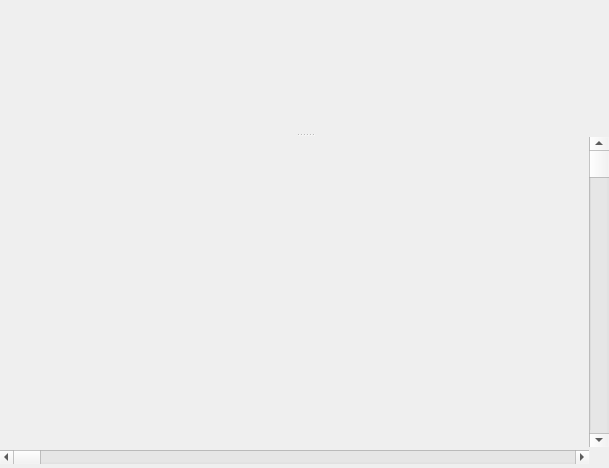
<?xml version="1.0" encoding="UTF-8"?>
<ui version="4.0">
 <class>Form</class>
 <widget class="QWidget" name="Form">
  <property name="geometry">
   <rect>
    <x>0</x>
    <y>0</y>
    <width>609</width>
    <height>468</height>
   </rect>
  </property>
  <property name="windowTitle">
   <string>Form</string>
  </property>
  <layout class="QGridLayout" name="gridLayout_4">
   <property name="leftMargin">
    <number>0</number>
   </property>
   <property name="topMargin">
    <number>0</number>
   </property>
   <property name="rightMargin">
    <number>0</number>
   </property>
   <property name="bottomMargin">
    <number>0</number>
   </property>
   <property name="spacing">
    <number>0</number>
   </property>
   <item row="0" column="0">
    <widget class="QSplitter" name="diagramSplitter">
     <property name="orientation">
      <enum>Qt::Orientation::Vertical</enum>
     </property>
     <widget class="QWidget" name="stWidget" native="true"/>
     <widget class="QWidget" name="bottomWidget" native="true">
      <layout class="QGridLayout" name="gridLayout_3">
       <property name="leftMargin">
        <number>0</number>
       </property>
       <property name="topMargin">
        <number>0</number>
       </property>
       <property name="rightMargin">
        <number>0</number>
       </property>
       <property name="bottomMargin">
        <number>0</number>
       </property>
       <property name="spacing">
        <number>0</number>
       </property>
       <item row="0" column="0">
        <widget class="QFrame" name="oglFrame">
         <property name="frameShape">
          <enum>QFrame::Shape::NoFrame</enum>
         </property>
         <property name="frameShadow">
          <enum>QFrame::Shadow::Plain</enum>
         </property>
         <layout class="QGridLayout" name="gridLayout_2">
          <property name="leftMargin">
           <number>0</number>
          </property>
          <property name="topMargin">
           <number>0</number>
          </property>
          <property name="rightMargin">
           <number>0</number>
          </property>
          <property name="bottomMargin">
           <number>0</number>
          </property>
          <property name="spacing">
           <number>0</number>
          </property>
          <item row="0" column="0">
           <widget class="QWidget" name="oglWidget" native="true"/>
          </item>
          <item row="0" column="1">
           <widget class="QScrollBar" name="oglVerticalScrollBar">
            <property name="minimumSize">
             <size>
              <width>20</width>
              <height>0</height>
             </size>
            </property>
            <property name="maximumSize">
             <size>
              <width>20</width>
              <height>16777215</height>
             </size>
            </property>
            <property name="maximum">
             <number>300</number>
            </property>
            <property name="orientation">
             <enum>Qt::Orientation::Vertical</enum>
            </property>
           </widget>
          </item>
         </layout>
        </widget>
       </item>
       <item row="1" column="0">
        <widget class="QFrame" name="oglHorizScrollFrame">
         <property name="sizePolicy">
          <sizepolicy hsizetype="Preferred" vsizetype="Fixed">
           <horstretch>0</horstretch>
           <verstretch>0</verstretch>
          </sizepolicy>
         </property>
         <property name="minimumSize">
          <size>
           <width>0</width>
           <height>21</height>
          </size>
         </property>
         <property name="frameShape">
          <enum>QFrame::Shape::NoFrame</enum>
         </property>
         <property name="frameShadow">
          <enum>QFrame::Shadow::Plain</enum>
         </property>
         <layout class="QGridLayout" name="gridLayout">
          <property name="leftMargin">
           <number>0</number>
          </property>
          <property name="topMargin">
           <number>0</number>
          </property>
          <property name="rightMargin">
           <number>0</number>
          </property>
          <property name="bottomMargin">
           <number>0</number>
          </property>
          <property name="spacing">
           <number>0</number>
          </property>
          <item row="0" column="0">
           <widget class="QScrollBar" name="horizontalScrollBar">
            <property name="enabled">
             <bool>true</bool>
            </property>
            <property name="maximum">
             <number>300</number>
            </property>
            <property name="orientation">
             <enum>Qt::Orientation::Horizontal</enum>
            </property>
           </widget>
          </item>
          <item row="0" column="1">
           <spacer name="horizontalSpacer">
            <property name="orientation">
             <enum>Qt::Orientation::Vertical</enum>
            </property>
            <property name="sizeType">
             <enum>QSizePolicy::Policy::Fixed</enum>
            </property>
            <property name="sizeHint" stdset="0">
             <size>
              <width>20</width>
              <height>20</height>
             </size>
            </property>
           </spacer>
          </item>
         </layout>
        </widget>
       </item>
      </layout>
     </widget>
    </widget>
   </item>
  </layout>
 </widget>
 <resources/>
 <connections/>
</ui>
